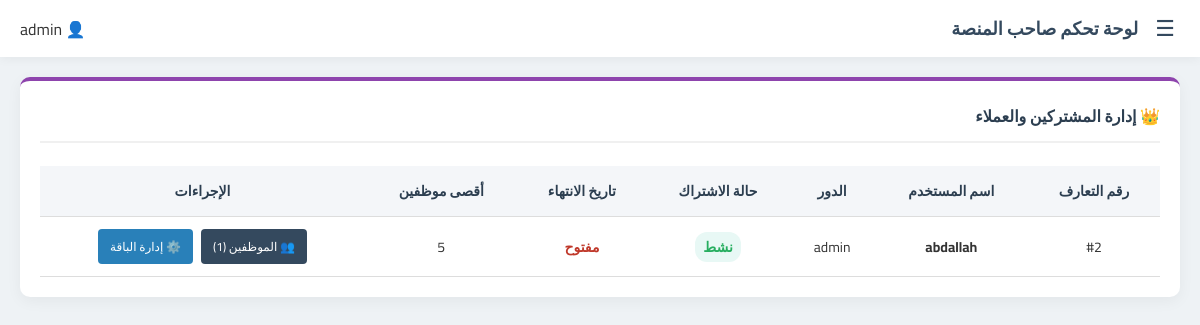
The app's page /super_admin (signed in) with its own data.
### tables this page shows
CREATE TABLE users (
                        id INTEGER PRIMARY KEY AUTOINCREMENT, 
                        username TEXT NOT NULL, 
                        password TEXT NOT NULL, 
                        role TEXT DEFAULT 'admin'
                    , p_sales_v INTEGER DEFAULT 0, p_sales_a INTEGER DEFAULT 0, p_sales_e INTEGER DEFAULT 0, p_sales_d INTEGER DEFAULT 0, p_prod_v INTEGER DEFAULT 0, p_prod_a INTEGER DEFAULT 0, p_prod_e INTEGER DEFAULT 0, p_prod_d INTEGER DEFAULT 0, p_purch_v INTEGER DEFAULT 0, p_purch_a INTEGER DEFAULT 0, p_purch_e INTEGER DEFAULT 0, p_purch_d INTEGER DEFAULT 0, p_exp_v INTEGER DEFAULT 0, p_exp_a INTEGER DEFAULT 0, p_exp_e INTEGER DEFAULT 0, p_exp_d INTEGER DEFAULT 0, p_rep_v INTEGER DEFAULT 0, p_rep_a INTEGER DEFAULT 0, p_rep_e INTEGER DEFAULT 0, p_rep_d INTEGER DEFAULT 0, p_part_v INTEGER DEFAULT 0, p_part_a INTEGER DEFAULT 0, p_part_e INTEGER DEFAULT 0, p_part_d INTEGER DEFAULT 0, parent_id INTEGER, view_cost TEXT DEFAULT 'all', view_scope TEXT DEFAULT 'own', status TEXT DEFAULT 'active', expiry_date DATE, max_users INTEGER DEFAULT 0, pos_view TEXT DEFAULT 'desktop', allow_mobile_pos INTEGER DEFAULT 0);

### routes/settings.py (the view)
@settings_bp.route('/super_admin')
def super_admin():
    if session.get('role') != 'owner':
        return redirect(url_for('auth.dashboard'))
    conn = get_db_conn()
    conn.row_factory = sqlite3.Row
    cursor = conn.cursor()
    cursor.execute("""
        SELECT u.*,
        (SELECT COUNT(*) FROM users WHERE parent_id = u.id) as emp_count
        FROM users u
        WHERE u.role != 'owner' AND u.parent_id IS NULL
        ORDER BY u.id DESC
    """)
    raw_users = cursor.fetchall()
    all_users = [dict(row) for row in raw_users]
    conn.close()
    return render_template('super_admin.html', users=all_users)

### database.py (called while the page is built)
def get_db_conn():
    conn = sqlite3.connect('store_db.sqlite', timeout=20)
    conn.execute('PRAGMA journal_mode=WAL;')
    return conn

### templates/super_admin.html (shortened to what this page needs)
<!DOCTYPE html>
<html dir="rtl" lang="ar">
<head>
</head>
<body>
    <header class="top-navbar">
        <div class="nav-right">
            <button class="menu-btn" onclick="toggleMenu()">☰</button>
            <h1>لوحة تحكم صاحب المنصة</h1>
        </div>
        <div class="user-info"><span>👤</span>&nbsp;<span>{{ session['username'] }}</span></div>
    </header>
    <div class="main-container">
        <div class="card">
            <h2>👑 إدارة المشتركين والعملاء</h2>
            <div class="table-responsive">
                <table>
                    <thead>
                        <tr>
                            <th>رقم التعارف</th>
                            <th>اسم المستخدم</th>
                            <th>الدور</th>
                            <th>حالة الاشتراك</th>
                            <th>تاريخ الانتهاء</th>
                            <th>أقصى موظفين</th>
                            <th>الإجراءات</th>
                        </tr>
                    </thead>
                    <tbody>
                        {% for user in users %}
                        <tr>
                            <td>#{{ user['id'] }}</td>
                            <td style="font-weight: bold;">{{ user['username'] }}</td>
                            <td>{{ user['role'] }}</td>
                            <td>
                                {% if user['status'] == 'active' %}
                                    <span style="color: #27ae60; font-weight: bold; background: #e8f8f5; padding: 2px 8px; border-radius: 12px;">نشط</span>
                                {% else %}
                                    <span style="color: #e74c3c; font-weight: bold; background: #fdedec; padding: 2px 8px; border-radius: 12px;">موقوف</span>
                                {% endif %}
                            </td>
                            <td style="color: #c0392b; font-weight: bold;">{{ user['expiry_date'] if user['expiry_date'] else 'مفتوح' }}</td>
                            <td>{{ user['max_users'] }}</td>
                            <td>
                                <button class="btn" style="background-color: #34495e; margin-left: 5px;" onclick="openEmployeesModal({{ user['id'] }}, '{{ user['username'] }}')">
                                    👥 الموظفين ({{ user['emp_count'] }})
                                </button>
                                <button class="btn btn-edit" onclick='openEditModal({{ user | tojson | safe }})'>
                                    ⚙️ إدارة الباقة
                                </button>
                            </td>
                        </tr>
                        {% else %}
                        <tr>
                            <td colspan="7" style="color: #7f8c8d; padding: 20px;">لا يوجد مشتركون مسجلون حالياً.</td>
                        </tr>
                        {% endfor %}
                    </tbody>
                </table>
            </div>
        </div>
    </div>
</body>
</html>

### templates/super_admin.html (style rules this page uses)
body { font-family: 'Cairo', sans-serif; background-color: #eef2f5; margin: 0; padding: 0; color: #333; box-sizing: border-box; }
*, *:before, *:after { box-sizing: inherit; }
.top-navbar { background-color: #ffffff; padding: 12px 20px; box-shadow: 0 2px 10px rgba(0,0,0,0.05); display: flex; justify-content: space-between; align-items: center; position: sticky; top: 0; z-index: 1000; }
.nav-right { display: flex; align-items: center; gap: 12px; }
.menu-btn { font-size: 22px; background: none; border: none; cursor: pointer; color: #34495e; padding: 5px; line-height: 1; }
.top-navbar h1 { margin: 0; font-size: 18px; color: #34495e; font-weight: 700; }
.main-container { padding: 20px; max-width: 1200px; margin: auto; }
.card { background-color: #fff; padding: 20px; border-radius: 10px; box-shadow: 0 4px 15px rgba(0,0,0,0.05); margin-bottom: 20px; border-top: 4px solid #8e44ad; }
h2 { color: #2c3e50; font-size: 16px; margin-top: 0; border-bottom: 2px solid #f0f0f0; padding-bottom: 10px; }
table { width: 100%; border-collapse: collapse; min-width: 800px; margin-top: 10px; }
th, td { padding: 12px; text-align: center; border-bottom: 1px solid #ddd; font-size: 14px; }
th { background-color: #f4f6f9; color: #2c3e50; font-weight: bold; }
.table-responsive { width: 100%; overflow-x: auto; }
.btn { padding: 6px 12px; color: #fff; border: none; border-radius: 4px; text-decoration: none; font-size: 12px; cursor: pointer; font-family: 'Cairo'; display: inline-block; }
.btn-edit { background-color: #2980b9; }

### records on screen
users: username "admin"
users: id "2", username "abdallah", role "admin", status "نشط", expiry_date "مفتوح", max_users "5", emp_count "1"
